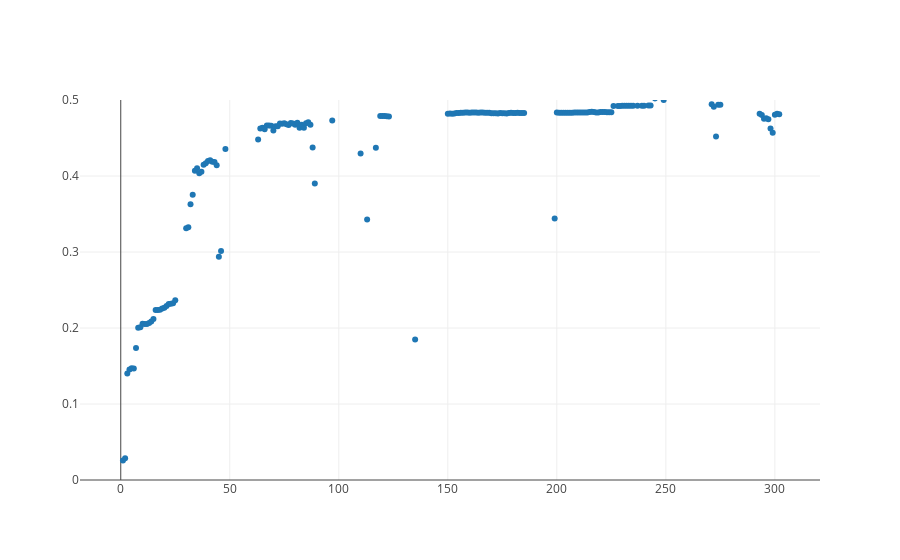

The notebook cell saved with this chart:
### Code cell
trace = trace_values(x_values, y_values)
plot([trace], {'yaxis': {'range': [0, .5]}})

### Figure 1 — Plotly figure (JSON) as saved in the notebook; plotly's stock layout.template omitted (floating-point values rounded to 4 significant figures; data arrays with more than 128 entries replaced by an {"elided": "..."} marker saying what was removed)
{"data": [{"mode": "markers", "name": "data", "text": [], "type": "scatter", "uid": "64d9ace8-2c4d-4b92-a98e-e202962d3ac3", "x": {"elided": "303 int values"}, "y": {"elided": "303 float values"}}], "layout": {"autosize": true, "xaxis": {"autorange": true, "range": [-19.3, 321.3], "type": "linear"}, "yaxis": {"range": [0, 0.5], "type": "linear"}}}
